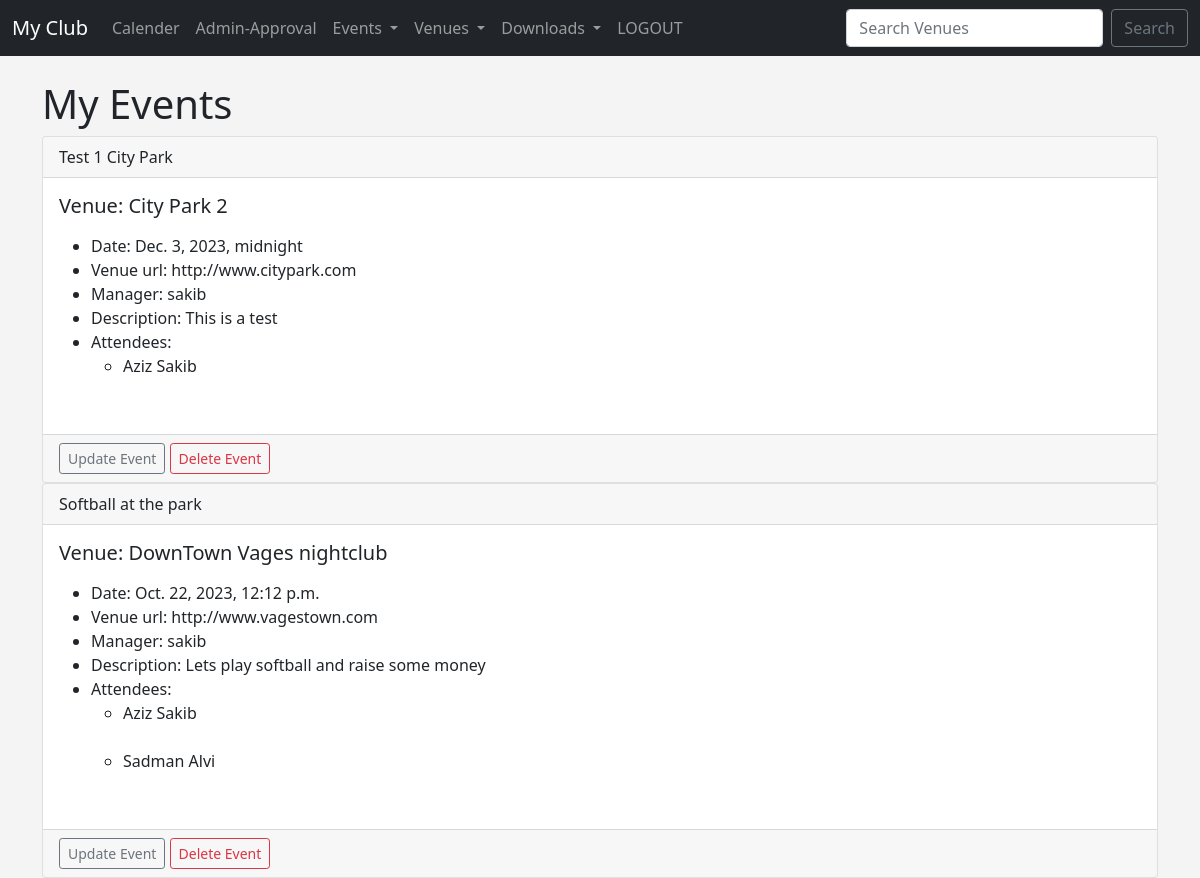
/my_events (signed in), run on an earlier commit of the app's database.
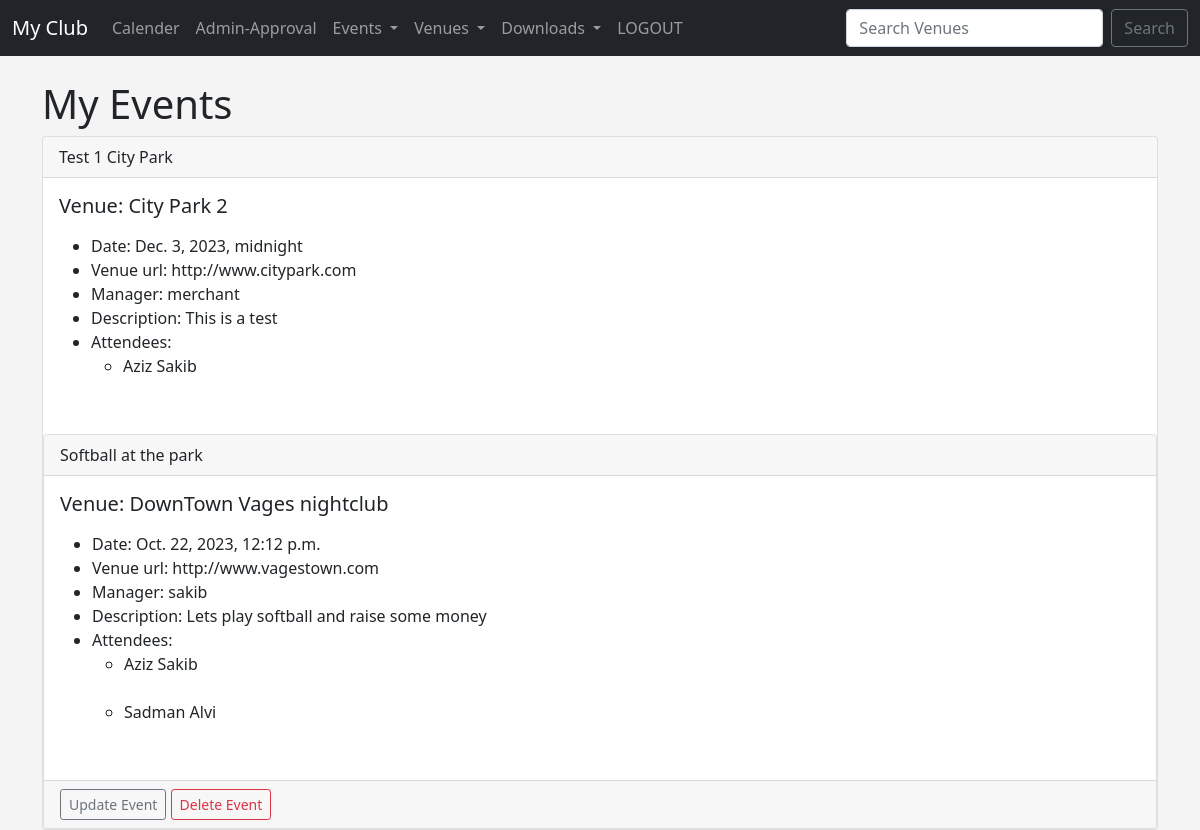
And on a later commit of the database.
### events/models.py (models this page shows, shortened)
class Event(models.Model):
    name = models.CharField('Event Name',max_length=120)
    event_date = models.DateTimeField('Event Date')
    vanue = models.ForeignKey(Vanue,blank=True,null=True,on_delete = models.CASCADE)
    manager = models.ForeignKey(User,blank=True,null=True,on_delete=models.SET_NULL)
    description = models.TextField(blank=True)
    attendees = models.ManyToManyField(MyClubUser,blank=True)
    approved = models.BooleanField("Approved",default=False)
    def __str__(self):
        return self.name

class Vanue(models.Model):
    name = models.CharField(max_length=300)
    address = models.CharField(max_length=120)
    zip_code = models.CharField(max_length=20)
    phone = models.CharField(max_length=12,blank=True)
    web = models.URLField('Website Address',blank=True)
    email_address = models.EmailField('Email Address',blank=True)
    vanue_image = models.ImageField(null=True,blank=True,upload_to="images/")
    owner = models.IntegerField("Venue Owner",blank=False,default=1)
    def __str__(self):
        return self.name

### events/views.py (the view)
# urls.py: path('my_events',views.my_events,name='my_events'),
def my_events(request):
    if request.user.is_authenticated:
        events = Event.objects.filter(attendees=request.user.id)
        return render(request, 'events/my_events.html', {'events': events})
    else:
        messages.success(request,"You are not authorized to view this page")
        return redirect('home')

### events/models.py (called while the page is built)
    def __str__(self):
        return self.first_name+ ' '+self.last_name

### templates/events/my_events.html
{% extends 'events/base.html' %}
{% block content %}
<h1>My Events</h1>
{% for event in events %}
<div class="card">
  <div class="card-header">
    {{event}}
  </div>
  <div class="card-body">
    <h5 class="card-title">Venue: {{event.vanue}}</h5>
      <p class="card-text">
          <ul>
    <li>Date: {{event.event_date}}</li>
    <li>Venue url: {{event.vanue.web}}</li>
    <li>Manager: {{event.manager}}</li>
    <li>Description: {{event.description}}</li>
    <li>Attendees:
    {% for user in event.attendees.all %}
    <ul>
     <li>{{user}}</li><br>
    </ul>
    {% endfor %}
    </li>
</ul>
      </p>
  </div>
    {% if user == event.manager %}
  <div class="card-footer text-muted">
     <a href="{% url 'update_event' event.id %}" class="btn btn-outline-secondary btn-sm">Update Event</a>
    <a href="{% url 'delete_event' event.id %}" class="btn btn-outline-danger btn-sm">Delete Event</a>
  </div>
</div>
{% endif %}
{% endfor %}
{% endblock %}

What changed in the data, as far as the page shows it:
changed Event "Test 1 City Park": manager "sakib" → "merchant"; no longer shows "Update Event Delete Event"
